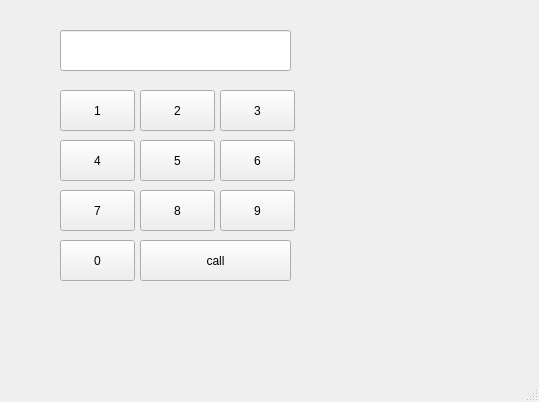
<?xml version="1.0" encoding="UTF-8"?>
<ui version="4.0">
 <class>MainWindow</class>
 <widget class="QMainWindow" name="MainWindow">
  <property name="geometry">
   <rect>
    <x>0</x>
    <y>0</y>
    <width>539</width>
    <height>402</height>
   </rect>
  </property>
  <property name="windowTitle">
   <string>MainWindow</string>
  </property>
  <widget class="QWidget" name="centralwidget">
   <widget class="QLineEdit" name="le">
    <property name="geometry">
     <rect>
      <x>60</x>
      <y>30</y>
      <width>231</width>
      <height>41</height>
     </rect>
    </property>
    <property name="alignment">
     <set>Qt::AlignCenter</set>
    </property>
   </widget>
   <widget class="QPushButton" name="pb1">
    <property name="geometry">
     <rect>
      <x>60</x>
      <y>90</y>
      <width>75</width>
      <height>41</height>
     </rect>
    </property>
    <property name="text">
     <string>1</string>
    </property>
   </widget>
   <widget class="QPushButton" name="pb2">
    <property name="geometry">
     <rect>
      <x>140</x>
      <y>90</y>
      <width>75</width>
      <height>41</height>
     </rect>
    </property>
    <property name="text">
     <string>2</string>
    </property>
   </widget>
   <widget class="QPushButton" name="pb3">
    <property name="geometry">
     <rect>
      <x>220</x>
      <y>90</y>
      <width>75</width>
      <height>41</height>
     </rect>
    </property>
    <property name="text">
     <string>3</string>
    </property>
   </widget>
   <widget class="QPushButton" name="pb4">
    <property name="geometry">
     <rect>
      <x>60</x>
      <y>140</y>
      <width>75</width>
      <height>41</height>
     </rect>
    </property>
    <property name="text">
     <string>4</string>
    </property>
   </widget>
   <widget class="QPushButton" name="pb5">
    <property name="geometry">
     <rect>
      <x>140</x>
      <y>140</y>
      <width>75</width>
      <height>41</height>
     </rect>
    </property>
    <property name="text">
     <string>5</string>
    </property>
   </widget>
   <widget class="QPushButton" name="pb6">
    <property name="geometry">
     <rect>
      <x>220</x>
      <y>140</y>
      <width>75</width>
      <height>41</height>
     </rect>
    </property>
    <property name="text">
     <string>6</string>
    </property>
   </widget>
   <widget class="QPushButton" name="pb7">
    <property name="geometry">
     <rect>
      <x>60</x>
      <y>190</y>
      <width>75</width>
      <height>41</height>
     </rect>
    </property>
    <property name="text">
     <string>7</string>
    </property>
   </widget>
   <widget class="QPushButton" name="pb8">
    <property name="geometry">
     <rect>
      <x>140</x>
      <y>190</y>
      <width>75</width>
      <height>41</height>
     </rect>
    </property>
    <property name="text">
     <string>8</string>
    </property>
   </widget>
   <widget class="QPushButton" name="pb9">
    <property name="geometry">
     <rect>
      <x>220</x>
      <y>190</y>
      <width>75</width>
      <height>41</height>
     </rect>
    </property>
    <property name="text">
     <string>9</string>
    </property>
   </widget>
   <widget class="QPushButton" name="pb0">
    <property name="geometry">
     <rect>
      <x>60</x>
      <y>240</y>
      <width>75</width>
      <height>41</height>
     </rect>
    </property>
    <property name="text">
     <string>0</string>
    </property>
   </widget>
   <widget class="QPushButton" name="pb_call">
    <property name="geometry">
     <rect>
      <x>140</x>
      <y>240</y>
      <width>151</width>
      <height>41</height>
     </rect>
    </property>
    <property name="text">
     <string>call</string>
    </property>
   </widget>
  </widget>
  <widget class="QMenuBar" name="menubar">
   <property name="geometry">
    <rect>
     <x>0</x>
     <y>0</y>
     <width>539</width>
     <height>21</height>
    </rect>
   </property>
  </widget>
  <widget class="QStatusBar" name="statusbar"/>
 </widget>
 <resources/>
 <connections/>
</ui>
